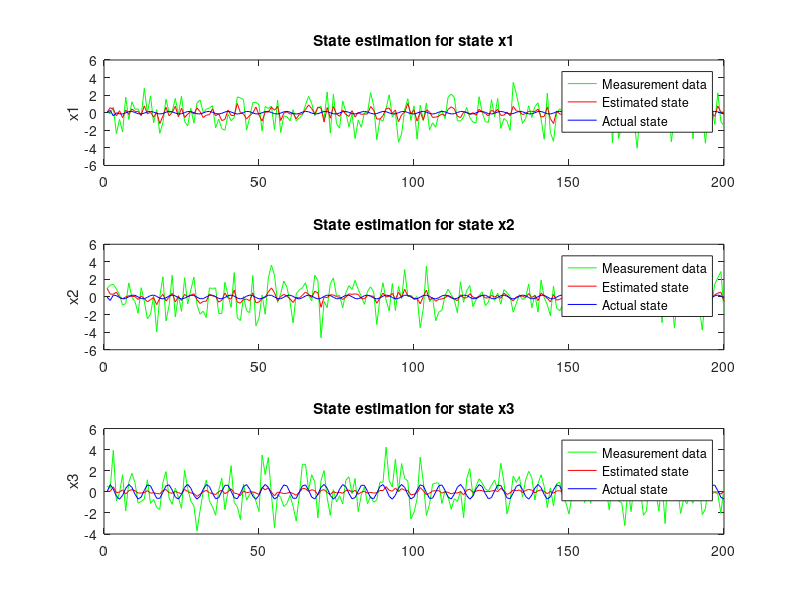

MATLAB code for this plot:
% SPDX-License-Identifier: MIT
x = [0.000000000000000000	0.000000000000000000	0.000000000000000000
0.268198996782302860	-0.400576323270797730	0.686167716979980470
-0.368780076503753660	0.217942029237747190	0.258049726486206050
-0.015897810459136963	0.152659192681312560	-0.420233309268951420
-0.131825461983680730	-0.065893113613128662	-0.698629081249237060
-0.139468714594841000	-0.210336893796920780	-0.338675945997238160
-0.005358383059501648	-0.165365353226661680	0.331250101327896120
0.129710987210273740	0.030238121747970581	0.697483956813812260
0.144120454788208010	0.198898434638977050	0.431050479412078860
0.026883855462074280	0.193288639187812810	-0.232293948531150820
-0.106473430991172790	0.009365022182464600	-0.682306528091430660
-0.142544686794281010	-0.183406889438629150	-0.496830970048904420
-0.047799140214920044	-0.199376702308654790	0.146353125572204590
0.099071353673934937	-0.031116053462028503	0.653451085090637210
0.155780538916587830	0.164222806692123410	0.567563176155090330
0.067736081779003143	0.216370016336441040	-0.037644334137439728
-0.074790567159652710	0.072082996368408203	-0.610713124275207520
-0.146059766411781310	-0.140948086977005000	-0.615235030651092530
-0.085513561964035034	-0.217332094907760620	-0.050161585211753845
0.060713469982147217	-0.089950881898403168	0.558220565319061280
0.155071914196014400	0.117321133613586430	0.659085273742675780
0.104048326611518860	0.222436636686325070	0.159617617726325990
-0.036928802728652954	0.128672495484352110	-0.489697843790054320
-0.138326182961463930	-0.086488634347915649	-0.684248626232147220
-0.115643210709095000	-0.217593789100646970	-0.243106454610824580
0.017900347709655762	-0.142046272754669190	0.419116795063018800
0.141584336757659910	0.061668038368225098	0.698706030845642090
0.132666468620300290	0.211385071277618410	0.343686968088150020
0.004475682973861694	0.174534454941749570	-0.329203128814697270
-0.120051220059394840	-0.024669170379638672	-0.698055922985076900
-0.136090397834777830	-0.199822604656219480	-0.417061716318130490
-0.025639250874519348	-0.183202460408210750	0.246852219104766850
0.116442129015922550	0.001328289508819580	0.683531999588012700
0.150942251086235050	0.184358447790145870	0.500048696994781490
0.046387404203414917	0.206163376569747920	-0.142402067780494690
-0.092542737722396851	0.039197653532028198	-0.655375480651855470
-0.145614489912986760	-0.165252655744552610	-0.557943046092987060
-0.066255398094654083	-0.209913790225982670	0.054791949689388275
0.081875234842300415	-0.059248857200145721	0.614826738834381100
0.157062470912933350	0.143564462661743160	0.616577148437500000
0.085522443056106567	0.221369773149490360	0.055475004017353058
-0.057662010192871094	0.099674358963966370	-0.559623062610626220
-0.143806666135787960	-0.116653650999069210	-0.654189884662628170
-0.100728571414947510	-0.219714462757110600	-0.142004117369651790
0.040975272655487061	-0.115477375686168670	0.497898012399673460
0.150300085544586180	0.092087507247924805	0.684392571449279790
0.118598110973834990	0.219345122575759890	0.248470082879066470
-0.017784848809242249	0.151748180389404300	-0.418642669916152950
-0.131006181240081790	-0.058113366365432739	-0.697782397270202640
-0.126529037952423100	-0.211470872163772580	-0.327915221452713010
-0.002646818757057190	-0.162934035062789920	0.341734945774078370
0.131137877702713010	0.033702850341796875	0.698435842990875240
0.142654269933700560	0.200593739748001100	0.421236515045166020
0.024255231022834778	0.191298156976699830	-0.244021520018577580
-0.108205467462539670	0.005348116159439087	-0.684983551502227780
-0.141958370804786680	-0.185575217008590700	-0.487993419170379640
-0.045251667499542236	-0.197700113058090210	0.158399194478988650
0.101240664720535280	-0.027316853404045105	0.657759964466094970
0.155396357178688050	0.166781038045883180	0.560255467891693120
0.065281011164188385	0.215417414903640750	-0.050056073814630508
-0.076977193355560303	0.068289265036582947	-0.616719484329223630
-0.146173670887947080	-0.143996894359588620	-0.609197258949279790
-0.083351925015449524	-0.216716408729553220	-0.037818316370248795
0.063279747962951660	-0.086424268782138824	0.565553665161132810
0.155495911836624150	0.120548993349075320	0.654832720756530760
0.101972892880439760	0.222564578056335450	0.147512674331665040
-0.039429038763046265	0.125406384468078610	-0.498541355133056640
-0.139129012823104860	-0.090161353349685669	-0.681513667106628420
-0.114025920629501340	-0.218110084533691410	-0.231445401906967160
0.020637154579162598	-0.139069348573684690	0.428910583257675170
0.142786562442779540	0.065328985452651978	0.697825729846954350
0.131156563758850100	0.212561726570129390	0.332851350307464600
0.001839384436607361	0.172054424881935120	-0.340156763792037960
-0.121480688452720640	-0.028650671243667603	-0.698858380317687990
-0.135123729705810550	-0.201446503400802610	-0.407020539045333860
-0.022966653108596802	-0.181021094322204590	0.258350521326065060
0.118318080902099610	0.005154699087142944	0.686083137989044190
0.150142177939414980	0.186479121446609500	0.491330236196517940
0.043814063072204590	0.204651653766632080	-0.154568731784820560
-0.094500362873077393	0.035249084234237671	-0.659657418727874760
-0.145350888371467590	-0.167860835790634160	-0.550339937210083010
-0.063865989446640015	-0.208720088005065920	0.067098647356033325
0.084257185459136963	-0.055541954934597015	0.620609402656555180
0.157055795192718510	0.146463543176651000	0.610646128654479980
0.083220385015010834	0.220922529697418210	0.043082863092422485
-0.060016065835952759	0.096091605722904205	-0.567036211490631100
-0.144248783588409420	-0.120031118392944340	-0.649653196334838870
-0.098805449903011322	-0.219626188278198240	-0.129859358072280880
0.043650746345520020	-0.112175270915031430	0.506467580795288090
0.151097342371940610	0.095550090074539185	0.681696712970733640
0.116766743361949920	0.219973266124725340	0.236845657229423520
-0.020372539758682251	0.148822695016860960	-0.428577870130538940
-0.132112741470336910	-0.061972469091415405	-0.696693956851959230
-0.125206798315048220	-0.212515473365783690	-0.316902220249176030
0.000088647007942200	-0.160302147269248960	0.352431833744049070
0.132673189043998720	0.037476122379302979	0.699172496795654300
0.141462475061416630	0.202229827642440800	0.411297321319580080
0.021622627973556519	0.189254492521286010	-0.255662918090820310
-0.109896838665008540	0.001339226961135864	-0.687442302703857420
-0.141317889094352720	-0.187681764364242550	-0.479003250598907470
-0.042686372995376587	-0.195961862802505490	0.170394197106361390
0.103377938270568850	-0.023510515689849854	0.661866188049316410
0.154962047934532170	0.169290482997894290	0.552772760391235350
0.062808968126773834	0.214397877454757690	-0.062453716993331909
-0.079139113426208496	0.064472541213035583	-0.622529327869415280
-0.146243363618850710	-0.146997332572937010	-0.602967143058776860
-0.081160932779312134	-0.216031342744827270	-0.025464929640293121
0.065827697515487671	-0.082872308790683746	0.572712004184722900
0.155869454145431520	0.123741537332534790	0.650377273559570310
0.099867954850196838	0.222625076770782470	0.135359555482864380
-0.041914582252502441	0.122099041938781740	-0.507226705551147460
-0.139890164136886600	-0.093803882598876953	-0.678562462329864500
-0.112370960414409640	-0.218555361032485960	-0.219713360071182250
0.023370176553726196	-0.136050373315811160	0.438570976257324220
0.143942534923553470	0.068970471620559692	0.696730136871337890
0.129606574773788450	0.213675141334533690	0.321910053491592410
-0.000794127583503723	0.169519096612930300	-0.351003378629684450
-0.122873485088348390	-0.032622754573822021	-0.699438393115997310
-0.134114265441894530	-0.203003853559494020	-0.396852463483810420
-0.020283475518226624	-0.178783655166625980	0.269767403602600100
0.120156347751617430	0.008979052305221558	0.688422918319702150
0.149294614791870120	0.188544988632202150	0.482457637786865230
0.041230618953704834	0.203075617551803590	-0.166687995195388790
-0.096428513526916504	0.031288415193557739	-0.663729131221771240
-0.145042777061462400	-0.170412868261337280	-0.542563796043396000
-0.061453029513359070	-0.207460403442382810	0.079382844269275665
0.086613297462463379	-0.051819123327732086	0.626200616359710690
0.156998425722122190	0.149319767951965330	0.604525268077850340
0.080895282328128815	0.220407575368881230	0.030675347894430161
-0.062349796295166016	0.092476867139339447	-0.574268937110900880
-0.144647568464279170	-0.123368263244628910	-0.644910812377929690
-0.096848651766777039	-0.219466954469680790	-0.117675669491291050
0.046314716339111328	-0.108839780092239380	0.514880120754241940
0.151845484972000120	0.098984390497207642	0.678790152072906490
0.114900439977645870	0.220535397529602050	0.225145176053047180
-0.022950917482376099	0.145848721265792850	-0.438377559185028080
-0.133179754018783570	-0.065810918807983398	-0.695384025573730470
-0.123844072222709660	-0.213490337133407590	-0.305791169404983520
0.002827256917953491	-0.157621279358863830	0.363018482923507690
0.134165659546852110	0.041237890720367432	0.699693799018859860
0.140226602554321290	0.203806310892105100	0.401228308677673340
0.018987044692039490	0.187150597572326660	-0.267224490642547610
-0.111554682254791260	-0.002670347690582275	-0.689681947231292720
-0.140633374452590940	-0.189725816249847410	-0.469863086938858030
-0.040104031562805176	-0.194162309169769290	0.182334780693054200
0.105482697486877440	-0.019697830080986023	0.665768504142761230
0.154478162527084350	0.171750366687774660	0.545117616653442380
0.060320734977722168	0.213311940431594850	-0.074833303689956665
-0.081275433301925659	0.060634106397628784	-0.628140985965728760
-0.146268740296363830	-0.149948626756668090	-0.596546828746795650
-0.078941419720649719	-0.215277343988418580	-0.013105265796184540
0.068356215953826904	-0.079296082258224487	0.579693377017974850
0.156192436814308170	0.126897811889648440	0.645720183849334720
0.097734242677688599	0.222618013620376590	0.123162046074867250
-0.044384807348251343	0.118751466274261470	-0.515750944614410400
-0.140609443187713620	-0.097414880990982056	-0.675395965576171880
-0.110678650438785550	-0.218929499387741090	-0.207914099097251890
0.026098504662513733	-0.132990390062332150	0.448094993829727170
0.145051777362823490	0.072591423988342285	0.695419549942016600
0.128017067909240720	0.214724957942962650	0.310866385698318480
-0.003424003720283508	0.166929155588150020	-0.361739456653594970
-0.124229252338409420	-0.036584079265594482	-0.699795722961425780
-0.133062243461608890	-0.204494118690490720	-0.386560827493667600
-0.017590463161468506	-0.176490992307662960	0.281099319458007810
0.121956139802932740	0.012800127267837524	0.690550744533538820
0.148399800062179570	0.190555572509765630	0.473433643579483030
0.038638070225715637	0.201435744762420650	-0.178755968809127810
-0.098326683044433594	0.027317002415657043	-0.667589366436004640
-0.144690155982971190	-0.172908037900924680	-0.534617006778717040
-0.059017345309257507	-0.206135064363479610	0.091640718281269073
0.088942885398864746	-0.048081509768962860	0.631598770618438720
0.156890422105789180	0.152132362127304080	0.598216414451599120
0.078547999262809753	0.219825029373168950	0.018256377428770065
-0.064662486314773560	0.088831305503845215	-0.581318974494934080
-0.145002856850624080	-0.126663982868194580	-0.639964342117309570
-0.094858735799789429	-0.219236999750137330	-0.105456873774528500
0.048966079950332642	-0.105471946299076080	0.523133277893066410
0.152544289827346800	0.102389633655548100	0.675673723220825200
0.113000087440013890	0.221031278371810910	0.213372305035591130
-0.025519222021102905	0.142827212810516360	-0.448038458824157710
-0.134206861257553100	-0.069627374410629272	-0.693853020668029790
-0.122441157698631290	-0.214395165443420410	-0.294585555791854860
0.005568087100982666	-0.154892280697822570	0.373491793870925900
0.135614827275276180	0.044987142086029053	0.699999451637268070
0.138947188854217530	0.205322533845901490	0.391032636165618900
0.016349092125892639	0.184987127780914310	-0.278702557086944580
-0.113178491592407230	-0.006679356098175049	-0.691701948642730710
-0.139905065298080440	-0.191706925630569460	-0.460575848817825320
-0.037505626678466797	-0.192302107810974120	0.194217249751091000
0.107554227113723750	-0.015879943966865540	0.669465720653533940
0.153944894671440120	0.174159973859786990	0.537292063236236570
0.057817138731479645	0.212159603834152220	-0.087190918624401093
-0.083385825157165527	0.056775175034999847	-0.633552491664886470
-0.146249771118164060	-0.152849584817886350	-0.589938282966613770
-0.076693825423717499	-0.214454621076583860	-0.000743188895285130
0.070864588022232056	-0.075696691870689392	0.586495697498321530
0.156464800238609310	0.130016922950744630	0.640862941741943360
0.095572493970394135	0.222543388605117800	0.110923953354358670
-0.046838909387588501	0.115364678204059600	-0.524111449718475340
-0.141286671161651610	-0.100993216037750240	-0.672015190124511720];

xhat = [0.062537536025047302	0.980130314826965330	0.066911898553371429
0.569221317768096920	0.327580273151397710	0.040632680058479309
0.397182971239089970	0.314563333988189700	0.471045672893524170
-0.363002240657806400	0.553641676902771000	-0.083720110356807709
0.224212437868118290	-0.015517570078372955	-0.022218007594347000
-0.558095633983612060	-0.199471801519393920	0.188609078526496890
0.297888457775115970	0.005252018570899963	-0.217460915446281430
-0.187645465135574340	0.146436482667922970	0.104777216911315920
0.423862755298614500	0.071577623486518860	0.205451667308807370
0.151805788278579710	0.059982940554618835	0.105549924075603490
0.149535596370697020	-0.285979986190795900	-0.126186847686767580
-0.303592354059219360	0.112002804875373840	-0.111142590641975400
0.776850223541259770	-0.181253373622894290	-0.077098034322261810
-0.134479612112045290	-0.558036923408508300	0.121152117848396300
0.065024077892303467	-0.298698991537094120	-0.128083735704422000
-0.512200355529785160	-0.074824422597885132	-0.087741442024707794
0.040187232196331024	-0.868099987506866460	-0.164815813302993770
-1.235767006874084500	-0.120990015566349030	-0.198802530765533450
-0.382661998271942140	0.301192343235015870	0.117566786706447600
0.616409659385681150	-0.457369148731231690	0.219622641801834110
-0.343812942504882810	-0.017155945301055908	-0.078185416758060455
0.029918659478425980	0.433772385120391850	-0.141189008951187130
0.731618046760559080	-0.567345261573791500	0.043100018054246902
-0.471877217292785640	0.071074709296226501	-0.081097468733787537
0.522254765033721920	-0.393032222986221310	-0.180284619331359860
-0.542407631874084470	0.298213779926300050	0.229657575488090520
-0.152523636817932130	0.020575925707817078	0.028593022376298904
0.145553469657897950	0.180541336536407470	-0.102213226258754730
-0.160830497741699220	0.370260804891586300	-0.157779812812805180
0.554807424545288090	-0.303444832563400270	-0.436589419841766360
0.128363877534866330	-0.743029594421386720	-0.225307375192642210
-0.549917340278625490	-0.504469871520996090	-0.001535939052700996
-0.276423335075378420	-0.472139865159988400	0.150718435645103450
-0.221994012594223020	0.324624001979827880	-0.094786666333675385
0.444628357887268070	0.118653163313865660	-0.168787166476249690
-0.343981772661209110	0.067560404539108276	-0.264030754566192630
-0.128890886902809140	-0.584030210971832280	0.019019076600670815
-0.893601953983306880	-0.366452187299728390	0.156777471303939820
-0.764021635055541990	0.457152247428894040	-0.181486830115318300
0.299069941043853760	-0.097955457866191864	-0.002521177753806114
-0.302861511707305910	-0.235984563827514650	0.289054334163665770
-0.311258822679519650	0.790134251117706300	-0.122218273580074310
1.045358419418335000	-0.577291607856750490	-0.174889415502548220
-0.001108944416046143	-0.685979127883911130	-0.363451868295669560
-0.138990879058837890	-0.283577769994735720	0.088762857019901276
-0.709894180297851560	-0.240080922842025760	-0.092483066022396088
-0.308799684047698970	-0.435085564851760860	-0.019667081534862518
-0.044169485569000244	0.471051692962646480	-0.002117184922099114
0.655237972736358640	-0.658707976341247560	-0.105553478002548220
-0.266142636537551880	-0.565806627273559570	-0.251754194498062130
-0.944149374961853030	-0.157287508249282840	0.418367862701416020
0.066054463386535645	-0.055861175060272217	0.178115859627723690
0.071381911635398865	0.573842167854309080	0.384056955575942990
0.617486834526062010	1.037214517593383800	-0.026609679684042931
0.288205564022064210	0.479677021503448490	-0.385250091552734380
0.723321676254272460	-0.434499800205230710	-0.026841945946216583
-0.891479969024658200	0.054405100643634796	-0.083847485482692719
-0.047123536467552185	0.300078719854354860	-0.165440723299980160
0.109687924385070800	0.091374218463897705	-0.132843002676963810
-0.160973310470581050	-0.211283385753631590	-0.039721474051475525
-0.072139635682106018	-0.622366786003112790	-0.158549010753631590
-0.694545388221740720	-0.054366588592529297	-0.324813008308410640
-0.189730763435363770	-0.097860187292098999	-0.026994444429874420
-0.138793513178825380	0.187715560197830200	0.308534502983093260
0.366161704063415530	0.571569323539733890	0.302361398935317990
0.894125461578369140	0.276312798261642460	0.035708174109458923
0.468321949243545530	-0.067261055111885071	0.202422499656677250
-0.132389456033706670	0.660395860671997070	0.114373609423637390
0.637494981288909910	0.464406132698059080	-0.296789824962615970
0.527068555355072020	-1.167036771774292000	0.122819811105728150
-1.066776871681213400	-0.006899520754814148	0.213782534003257750
0.583576202392578130	-0.067477583885192871	-0.064223848283290863
-0.622220098972320560	0.244210183620452880	-0.256606042385101320
0.707324862480163570	0.228612720966339110	0.024839635938405991
-0.143519252538681030	0.046261005103588104	-0.108612067997455600
-0.405343800783157350	-0.043563514947891235	-0.044048458337783813
0.303326278924942020	-0.283193647861480710	-0.138483956456184390
-0.186479866504669190	-0.016489967703819275	0.123542167246341710
-0.418288826942443850	0.353515982627868650	0.167586579918861390
0.235572248697280880	0.306782096624374390	-0.028470875695347786
-0.502002179622650150	0.352806121110916140	0.149077817797660830
0.049350053071975708	0.297732055187225340	-0.235304862260818480
-0.191603243350982670	-0.182244852185249330	-0.034157592803239822
-0.136822476983070370	-0.195769056677818300	0.058745797723531723
-0.153472319245338440	0.176798045635223390	-0.132232904434204100
0.703506588935852050	0.125346511602401730	-0.047877088189125061
0.299272894859313960	0.070420213043689728	-0.114084482192993160
-0.713218212127685550	-0.715014040470123290	-0.092224374413490295
-0.718939006328582760	-0.101318754255771640	0.135301277041435240
-0.326221555471420290	0.436518877744674680	0.113328732550144200
0.457325071096420290	0.023114070296287537	0.490408718585968020
0.526549160480499270	0.077241718769073486	0.134620830416679380
-0.059181109070777893	0.414470791816711430	0.056032344698905945
0.315942525863647460	-0.266272693872451780	0.362115144729614260
-1.039293169975280800	0.530393064022064210	0.007449657656252384
-0.221167147159576420	-0.049364510923624039	0.304965794086456300
0.060290940105915070	0.872218132019042970	0.146904081106185910
1.053292751312255900	0.125854253768920900	0.125466749072074890
-0.114043921232223510	0.139926195144653320	-0.288041144609451290
0.302893459796905520	-0.272510707378387450	-0.228676348924636840
-0.958778202533721920	-0.172706380486488340	-0.081423662602901459
0.075021326541900635	-0.775246500968933110	0.403080821037292480
-0.811195969581604000	0.056989103555679321	0.108074933290481570
0.324380874633789060	0.797360897064208980	-0.282363981008529660
0.101547479629516600	-0.328079462051391600	-0.137662291526794430
-0.533231973648071290	-0.119292832911014560	0.083115041255950928
-0.504757106304168700	-0.478263735771179200	0.106819242238998410
-0.395512729883193970	-0.260834485292434690	0.108614884316921230
-0.129882499575614930	-0.218903005123138430	-0.130616024136543270
-0.332339048385620120	-0.082700267434120178	0.011564518325030804
0.384136646986007690	0.186791226267814640	-0.053681720048189163
0.672029495239257810	0.004481486976146698	-0.194724678993225100
0.440569758415222170	-0.224821209907531740	-0.088723100721836090
-0.395241737365722660	-0.428500741720199580	-0.117429912090301510
-0.561096072196960450	0.256631255149841310	0.015904700383543968
0.072522774338722229	-0.112581193447113040	-0.295647770166397090
0.068558126688003540	-0.089143037796020508	0.147229805588722230
-0.205254077911376950	0.379136502742767330	0.259276479482650760
0.015640348196029663	-0.013540387153625488	-0.048559319227933884
-0.298062324523925780	-0.100810393691062930	0.060927782207727432
0.382471710443496700	0.080407820641994476	0.148589059710502620
0.072972357273101807	0.233616515994071960	0.102073013782501220
-0.079847544431686401	-0.116473808884620670	0.033150672912597656
-0.362334430217742920	-0.090917021036148071	0.011453155428171158
0.303909122943878170	0.182879969477653500	0.075988389551639557
0.023783713579177856	-0.020051807165145874	0.133201688528060910
0.391144752502441410	0.198992833495140080	0.022076500579714775
-0.302076935768127440	-0.150762975215911870	0.326133936643600460
-0.281989783048629760	0.429280251264572140	0.112246081233024600
0.080368757247924805	0.193831503391265870	-0.252941638231277470
-0.358250081539154050	-0.191028565168380740	-0.103163935244083400
0.720618069171905520	-0.429953277111053470	0.177354767918586730
0.223462104797363280	-0.003708496689796448	0.103605456650257110
0.127920538187026980	0.134320497512817380	0.170664593577384950
-0.206493586301803590	0.079203151166439056	-0.057731658220291138
-0.107014670968055730	-0.058178026229143143	0.131165564060211180
0.154119178652763370	0.397036969661712650	0.226713061332702640
0.161545962095260620	-0.063938379287719727	0.161173731088638310
0.125878721475601200	0.177163630723953250	-0.091472417116165161
0.413902342319488530	-0.417581170797348020	0.090087547898292542
-0.498819857835769650	0.457984358072280880	0.183057114481925960
-0.412331223487854000	0.126080572605133060	0.037992116063833237
0.652922868728637700	-0.146180167794227600	-0.181487873196601870
-0.675836086273193360	-0.566207885742187500	0.037380270659923553
-1.235100269317627000	0.276294946670532230	-0.139779999852180480
0.193022787570953370	-0.362306952476501460	0.078182920813560486
-0.153842553496360780	-0.254369556903839110	0.105576455593109130
-0.171182572841644290	-0.099043846130371094	-0.061360422521829605
0.794659674167633060	-0.379854589700698850	-0.124933212995529170
-0.186705619096755980	-0.008267007768154144	-0.267800271511077880
0.097254894673824310	-0.577181875705718990	-0.026943802833557129
-0.220992684364318850	0.457346111536026000	0.101595759391784670
0.666877269744873050	0.394223272800445560	0.116691239178180690
0.150182798504829410	0.601091682910919190	0.124359063804149630
-0.052875816822052002	0.351692557334899900	-0.116318210959434510
0.196373417973518370	0.160742133855819700	0.040170259773731232
0.003989636898040772	0.187862128019332890	-0.127208188176155090
-0.009668946266174316	0.849633395671844480	0.143557503819465640
0.764967381954193120	0.331574678421020510	0.210169687867164610
0.416957974433898930	0.527747988700866700	0.210370630025863650
-0.010085403919219971	0.249253153800964360	0.251224696636199950
0.292583376169204710	-0.171472012996673580	0.026355247944593430
0.912435770034790040	-0.184118166565895080	-0.201737478375434880
-0.987483084201812740	-0.112971648573875430	0.112961202859878540
0.448884844779968260	0.057684548199176788	0.131138369441032410
-0.690829277038574220	0.254589289426803590	-0.094562590122222900
-0.190451979637146000	-0.160369575023651120	-0.131417110562324520
0.230649471282958980	0.010215029120445251	-0.374707341194152830
0.151228293776512150	-0.194950938224792480	0.046318557113409042
0.102061837911605830	-0.020443819463253021	-0.223493844270706180
-0.256651937961578370	-0.065654680132865906	0.073490917682647705
-1.064352989196777300	0.555795729160308840	0.253530442714691160
0.598127603530883790	0.321725338697433470	0.009662486612796783
0.870912611484527590	0.135067254304885860	-0.245977774262428280
0.225714236497879030	-0.500867605209350590	-0.213546812534332280
-0.163567066192626950	0.027221456170082092	0.163177371025085450
0.133891969919204710	0.255401551723480220	0.256135404109954830
-0.307102501392364500	0.427119255065917970	-0.007463514804840088
-0.094681322574615479	0.619506716728210450	-0.214587658643722530
1.246766090393066400	-0.756704390048980710	0.123292215168476100
-0.924233436584472660	0.260131299495697020	-0.390437185764312740
0.640954375267028810	-0.496143013238906860	0.239089906215667720
-1.200187683105468700	0.286089628934860230	-0.051995795220136642
0.075501278042793274	-0.743124604225158690	0.079533979296684265
-0.351661473512649540	0.007471978664398193	0.048233609646558762
0.019354552030563354	-0.366662383079528810	-0.241030603647232060
-0.274362415075302120	0.163906961679458620	-0.074311986565589905
-0.264487832784652710	-0.109460070729255680	-0.136499240994453430
0.708348095417022710	0.193812996149063110	-0.048418570309877396
-0.595364153385162350	0.146744728088378910	-0.112284868955612180
0.989919483661651610	-0.039053380489349365	0.424294948577880860
-0.414143323898315430	0.121910333633422850	0.105159826576709750
0.065327838063240051	-0.669173777103424070	-0.254298955202102660
-1.373183369636535600	-0.163960903882980350	-0.194165617227554320
-0.104511454701423650	-0.376620948314666750	0.121206887066364290
0.003894239664077759	-0.095976203680038452	-0.029133079573512077
-0.402329087257385250	0.266442924737930300	-0.004285911098122597
0.766654193401336670	0.436901718378067020	-0.028076507151126862
0.079593181610107422	0.551847219467163090	-0.216991305351257320
0.046484410762786865	-0.493900716304779050	0.059239875525236130];

y = [0.140709429979324340	0.955287516117095950	0.562555491924285890
-0.142284125089645390	1.361144661903381300	0.323916018009185790
0.643297970294952390	1.435896635055542000	3.946067810058593700
-2.395964384078979500	0.908708691596984860	-0.865416109561920170
-0.760604143142700200	0.250777781009674070	-0.104914188385009770
-2.190276861190795900	-0.918277740478515630	1.627826213836669900
1.771004080772399900	-0.744879007339477540	-1.823841691017150900
-0.768124163150787350	1.595619440078735400	0.893196225166320800
1.248601555824279800	-0.052455276250839233	1.755443572998046900
0.399027764797210690	-0.525579154491424560	0.865328431129455570
0.426580607891082760	-1.844793796539306600	-1.074909210205078100
-0.359888494014739990	1.059021234512329100	-0.917791783809661870
2.771428346633911100	-0.468887984752655030	-0.686066746711730960
-0.014204755425453186	-2.486716508865356400	1.144509792327880900
1.916231155395507800	-1.950225710868835400	-1.091882586479187000
-1.149968624114990200	0.134781897068023680	-0.730031669139862060
0.369316011667251590	-3.986855030059814500	-1.474203109741210900
-2.336788415908813500	0.045056343078613281	-1.666990995407104500
-1.147147297859191900	2.303783893585205100	0.883407175540924070
1.545398950576782200	-2.717860937118530300	1.915723085403442400
-0.001399040222167969	-0.952792882919311520	-0.597757220268249510
0.152235254645347600	2.465107679367065400	-1.188582301139831500
1.628473162651062000	-2.268743515014648400	0.360547572374343870
-0.192468836903572080	0.188189893960952760	-0.538219809532165530
1.876871109008789100	-1.634109973907470700	-1.579689741134643600
-0.999777436256408690	2.186381101608276400	2.040817499160766600
-1.494961500167846700	-0.800571441650390630	0.299546360969543460
0.514423608779907230	0.785004675388336180	-0.865184187889099120
-1.183289885520935100	2.258569478988647500	-1.347719430923461900
1.116565346717834500	-0.891700565814971920	-3.705296277999877900
1.435736775398254400	-1.947077512741088900	-1.769732475280761700
0.022614270448684692	-1.611299753189086900	0.024607375264167786
0.398112654685974120	-2.335378408432006800	1.124991893768310500
0.533795118331909180	1.025974988937377900	-0.857553899288177490
0.801921248435974120	0.975477218627929690	-1.417905330657959000
-1.715313196182251000	1.029680609703064000	-2.217770338058471700
-0.723090767860412600	-1.861281633377075200	0.129941999912261960
-1.822682976722717300	-1.903342962265014600	1.290537714958190900
-1.980185627937316900	1.677058577537536600	-1.695159435272216800
-0.168913662433624270	0.226200014352798460	0.034361302852630615
-0.913651108741760250	-1.186039805412292500	2.472956895828247100
-0.547374129295349120	2.782506227493286100	-1.012274026870727500
1.797226071357727100	-2.394076585769653300	-1.412786245346069300
1.681950092315673800	-2.683361053466796900	-2.628998994827270500
1.500897884368896500	0.054745160043239594	0.753448367118835450
-1.985065698623657200	-1.550271034240722700	-0.791401863098144530
-0.512926280498504640	-1.797486305236816400	-0.217676743865013120
1.145646691322326700	2.441719055175781200	-0.070277690887451172
1.199810266494751000	-3.271029949188232400	-0.886176526546478270
0.887032210826873780	-2.379195928573608400	-1.871346712112426800
-2.089952468872070300	0.221617370843887330	3.484763145446777300
0.704940080642700200	-1.963935375213623000	1.631714105606079100
0.476027369499206540	2.154678344726562500	3.254081726074218700
0.750182211399078370	3.639262199401855500	-0.242050185799598690
-1.920004487037658700	2.462999343872070300	-3.386729478836059600
1.451555132865905800	-0.620941162109375000	-0.248433798551559450
-2.250549316406250000	0.367124170064926150	-0.531648278236389160
-0.356781482696533200	1.805851817131042500	-1.385134935379028300
-0.450999438762664790	1.108539462089538600	-1.123097658157348600
-0.915398359298706050	-0.522515058517456050	-0.330055832862854000
0.345838248729705810	-2.946577548980712900	-1.378152132034301800
-0.913315296173095700	0.356863439083099370	-2.775127887725830100
-0.599661171436309810	0.809286236763000490	-0.360934913158416750
-0.277853876352310180	1.037134289741516100	2.611340999603271500
0.903422832489013670	1.622916698455810500	2.598860263824462900
1.859057784080505400	0.171919763088226320	0.164966642856597900
1.064867854118347200	-0.451386868953704830	1.624951839447021500
-0.342378914356231690	2.482810020446777300	0.921233057975769040
0.558269023895263670	1.853494882583618200	-2.472273111343383800
0.730380654335021970	-4.640257835388183600	1.079836368560791000
-0.745646893978118900	-0.508430361747741700	2.014185667037963900
2.368181705474853500	-1.212161421775817900	-0.588281989097595210
-2.314687490463256800	1.513926267623901400	-2.225366353988647500
2.102293252944946300	2.173439979553222700	0.205735027790069580
-1.245502829551696800	0.134039252996444700	-0.956006884574890140
-1.754902243614196800	0.202852785587310790	-0.368699759244918820
1.334968566894531200	-1.230566978454589800	-1.156861543655395500
0.094728156924247742	0.462217360734939580	1.089033722877502400
-1.619518518447876000	1.278025627136230500	1.424967288970947300
-0.119501657783985140	0.863101601600646970	-0.174377948045730590
-2.937278270721435500	1.885605692863464400	1.259127259254455600
-0.841915488243103030	0.873151302337646480	-1.873557329177856400
-1.657858610153198200	0.038168422877788544	-0.296951532363891600
0.001027598977088928	-0.838383436203002930	0.480084300041198730
-0.025060325860977173	0.644491612911224370	-1.129139184951782200
2.282885074615478500	1.155158996582031200	-0.421952843666076660
0.809330761432647710	0.553764283657073970	-0.983364880084991460
-3.071133852005004900	-3.133141279220581100	-0.764571309089660640
-0.741422057151794430	-0.147494912147521970	0.933130025863647460
-0.975680410861968990	1.616356849670410200	0.918266654014587400
0.498888313770294190	-0.359117269515991210	4.236886501312255900
2.033490419387817400	-1.585108637809753400	1.043395042419433600
-0.466480255126953130	1.529686450958252000	0.461488544940948490
0.033805042505264282	-1.549589395523071300	3.086156606674194300
-3.354634761810302700	1.202360630035400400	0.078492909669876099
-2.421208381652832000	-0.223137170076370240	2.675387382507324200
0.371664345264434810	3.119891643524169900	1.258566617965698200
1.596769332885742200	0.040464967489242554	1.039243698120117200
-0.877389013767242430	0.156167745590209960	-2.577897071838378900
0.787335932254791260	-0.204164966940879820	-1.942038774490356400
-3.017261505126953100	0.044875875115394592	-0.660400629043579100
0.858126640319824220	-3.486643791198730500	3.281016111373901400
-0.905610084533691410	-1.320528268814086900	0.935546696186065670
1.090617418289184600	3.513305664062500000	-2.247285366058349600
-1.976145744323730500	-0.525128722190856930	-1.195204496383667000
-1.148353457450866700	-0.047375231981277466	0.726831078529357910
-1.653537273406982400	-2.708834409713745100	0.833237588405609130
-0.147721081972122190	-1.720560073852539100	0.824701011180877690
0.260618716478347780	-1.519050240516662600	-1.111647009849548300
-0.670713365077972410	0.105550929903984070	0.078416720032691956
1.780580163002014200	0.890303969383239750	-0.448706567287445070
2.115008354187011700	0.254733592271804810	-1.648696660995483400
1.738886356353759800	-0.357904404401779170	-0.663451194763183590
-0.911299705505371090	-1.782739043235778800	-0.912770748138427730
-0.952312529087066650	1.744501352310180700	0.080897212028503418
-0.499758630990982060	-0.601054966449737550	-2.460418224334716800
0.602963030338287350	0.726374030113220210	1.258519053459167500
-0.549612998962402340	1.300194263458252000	2.197922945022583000
-1.073171734809875500	-1.100739955902099600	-0.380436569452285770
-1.150279283523559600	-0.310868740081787110	0.518049240112304690
1.822715520858764600	0.163245365023612980	1.238983988761901900
0.055072568356990814	0.567647457122802730	0.828431963920593260
-1.015695095062255900	-0.982973337173461910	0.278701663017272950
-1.098909139633178700	-0.585603833198547360	0.095704376697540283
1.482696175575256300	0.863593220710754390	0.606471896171569820
-0.456260681152343750	-0.404704391956329350	1.111424565315246600
1.621607184410095200	0.456282585859298710	0.183407157659530640
-1.784175992012023900	-0.822799444198608400	2.701651096343994100
-0.667746961116790770	0.841972351074218750	0.973892629146575930
-0.973398208618164060	0.505876362323760990	-2.099486827850341800
-2.009388923645019500	0.050741761922836304	-0.868198513984680180
3.459261178970336900	-1.726760149002075200	1.498715758323669400
2.166060447692871100	-0.726775527000427250	0.899185955524444580
0.526577949523925780	0.258060514926910400	1.445419549942016600
-1.228862881660461400	-0.290462374687194820	-0.512703478336334230
-0.660756707191467290	-0.057727336883544922	1.112018823623657200
0.795224189758300780	1.461051583290100100	1.937655687332153300
-0.548122763633728030	-1.225923657417297400	1.343049049377441400
0.692039132118225100	0.237852916121482850	-0.778992176055908200
1.127029180526733400	-1.720484495162963900	0.771676719188690190
-0.732610940933227540	1.934307217597961400	1.620686054229736300
-3.020605802536010700	-0.077337801456451416	0.501102149486541750
2.223567008972168000	-0.880145907402038570	-1.480082988739013700
-2.265226602554321300	-2.114744186401367200	0.380902320146560670
-3.258568286895752000	1.231017351150512700	-1.359456896781921400
-0.076782524585723877	-1.263771414756774900	0.777613103389739990
0.450005263090133670	-1.569474220275878900	0.925452113151550290
0.080674052238464355	-0.913429379463195800	-0.522680401802062990
3.464628219604492200	-1.638431787490844700	-1.044041156768798800
0.364613533020019530	0.483674794435501100	-2.111145496368408200
0.422976553440093990	-1.811807513236999500	-0.239894419908523560
0.842031300067901610	2.384379863739013700	0.892672240734100340
1.288947701454162600	1.561829328536987300	1.038793802261352500
-0.574142336845397950	2.522723674774169900	0.861570358276367190
-2.002106428146362300	1.239058971405029300	-1.006915092468261700
-0.270096570253372190	1.264226913452148400	0.344027519226074220
-0.461935371160507200	0.779939651489257810	-1.095368623733520500
-0.594182491302490230	4.739939212799072300	1.220113754272460900
0.511830449104309080	1.080461025238037100	1.782794475555419900
0.693427264690399170	1.772147893905639600	1.607986450195312500
-1.631942152976989700	0.400446623563766480	2.052499532699585000
0.431223571300506590	-1.854619503021240200	0.226279854774475100
4.164606094360351600	-1.014847040176391600	-1.736748456954956100
-3.408474922180175800	0.247177332639694210	1.204407691955566400
2.115036487579345700	-0.174006536602973940	1.026618719100952100
-2.933457851409912100	0.713154792785644530	-0.882788896560668950
-1.508941769599914600	-0.422578394412994380	-1.033988356590271000
1.387397646903991700	0.574389398097991940	-3.201617002487182600
0.577107906341552730	0.521150946617126460	0.423142254352569580
0.987075507640838620	-0.293286949396133420	-1.884142041206359900
-0.966262221336364750	0.566219866275787350	0.639784932136535640
-4.042753219604492200	2.479851245880127000	2.134207725524902300
0.732208430767059330	0.585770666599273680	0.401382118463516240
2.528951406478881800	0.620560407638549800	-2.217200756072998000
0.476467609405517580	-1.541030168533325200	-1.798003077507019000
0.828745603561401370	0.976868271827697750	1.445205807685852100
0.460571914911270140	0.629377484321594240	2.188929080963134800
-1.991395235061645500	1.111407756805419900	-0.074696958065032959
-1.670555233955383300	3.128169059753418000	-1.822073578834533700
3.131869316101074200	-2.928036451339721700	1.060745835304260300
-1.364480137825012200	0.861836433410644530	-3.005744457244873000
1.745125651359558100	-0.871195435523986820	1.917613148689270000
-3.300362586975097700	0.453156828880310060	-0.320714980363845830
-0.586618602275848390	-3.485785961151123000	0.709901332855224610
0.816281974315643310	-0.262842923402786250	0.419557899236679080
0.043181709945201874	-2.029067277908325200	-2.058061838150024400
-0.003530785441398621	1.776203393936157200	-0.626496672630310060
-1.541949629783630400	-0.254623234272003170	-1.136136054992675800
3.157671928405761700	1.516326546669006300	-0.394896566867828370
-2.972100019454956100	0.942556321620941160	-1.088223457336425800
3.548677921295166000	0.263367533683776860	3.692760944366455100
-1.518416285514831500	-1.084948539733886700	0.735925972461700440
-0.117259107530117030	-3.769703388214111300	-2.161157369613647500
-3.477532863616943400	0.185927599668502810	-1.613835573196411100
0.092569492757320404	-1.085479259490966800	0.823494791984558110
1.131557941436767600	-0.939843893051147460	-0.256596863269805910
-1.317119836807251000	1.442458629608154300	-0.035462021827697754
2.265699863433837900	2.193578720092773400	-0.204635202884674070
-1.024113655090332000	2.890693426132202100	-2.057649135589599600
-1.475168943405151400	-1.610912322998046900	0.499701857566833500];

[M, N] = size(x);

for k = 1:N
  subplot(3,1,k);
  plot(1:M, y(:,k), '-g', 1:M, xhat(:,k), '-r', 1:M, x(:, k), '-b');
  title(sprintf('State estimation for state x%i', k));
  ylabel(sprintf('x%i', k));
  legend('Measurement data', 'Estimated state', 'Actual state');
end
